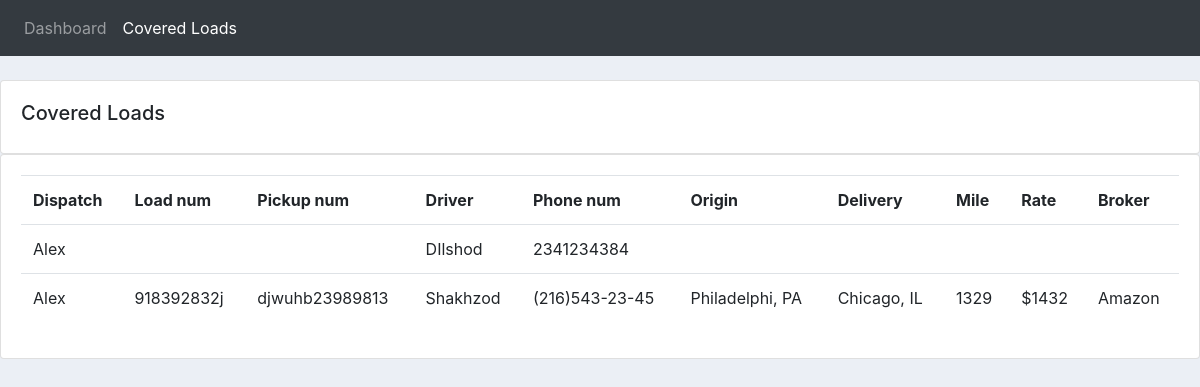
Page /covered_loads/ on the earlier database version.
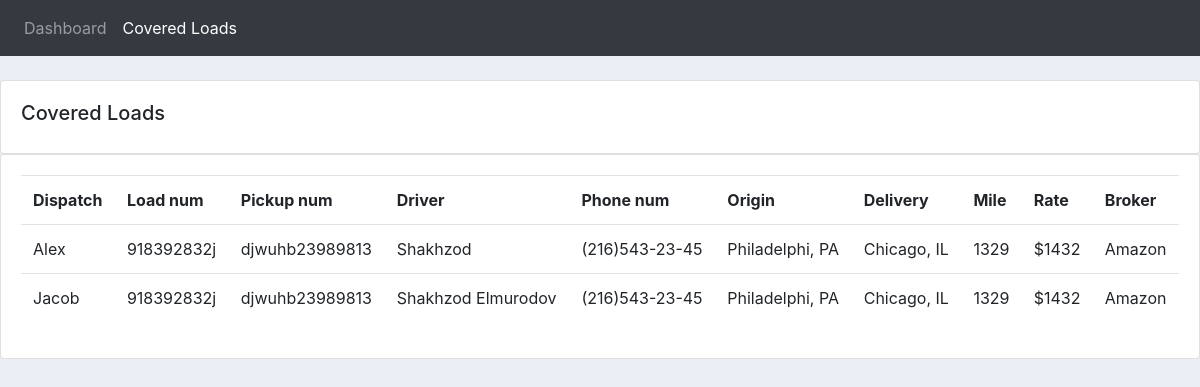
Same page on the later database version.
### my_app/models.py (models this page shows)
class COVERED_LOAD(models.Model):
    dispatch = models.CharField(max_length=255, default="")
    load_number = models.CharField(max_length=255, default="")
    pickup_number = models.CharField(max_length=255, default="")
    driver = models.CharField(max_length=255, default="")
    phone_number = models.CharField(max_length=1000, default="")
    origin = models.CharField(max_length=2080, default="")
    delivery = models.CharField(max_length=2080, default="")
    mile = models.CharField(max_length=2080, default="")
    rate = models.CharField(max_length=2080, default="")
    broker = models.CharField(max_length=500, default="")

### my_app/views.py (the view)
# urls.py: path('covered_loads/', views.covered, name="covered")
def covered(request):
	covered = COVERED_LOAD.objects.all()
	return render(request, 'covered_loads.html', {'covered': covered})

### my_app/templates/covered_loads.html (shortened to what this page needs)
{% load static %}
<!DOCTYPE html>
<head>
	<link rel="stylesheet" href="https://stackpath.bootstrapcdn.com/bootstrap/4.3.1/css/bootstrap.min.css">
	<link rel="stylesheet" type="text/css" href="{% static '/css/main.css' %}">
</head>
<nav class="navbar navbar-expand-lg navbar-dark bg-dark">
	<div class="collapse navbar-collapse" id="navbarNav">
	  <ul class="navbar-nav">
		<li class="nav-item">
		  <a class="nav-link" href="{% url 'home' %}">Dashboard</a>
		</li>
		<li class="nav-item active">
		  <a class="nav-link" href="{% url 'covered' %}">Covered Loads</a>
		</li>
	  </ul>
	</div>
  </nav>
		<div class="row">
			<div class="col-md">
				<div class="card card-body">
					<h5>Covered Loads</h5>
				</div>
				<div class="card card-body">
					<table class="table">
						<tr>
							<th>Dispatch</th>
							<th>Load num</th>
							<th>Pickup num</th>
							<th>Driver</th>
							<th>Phone num</th>
							<th>Origin</th>
							<th>Delivery</th>
							<th>Mile</th>
							<th>Rate</th>
							<th>Broker</th>
						</tr>
						{% for i in covered %}
							<tr>
								<td>{{i.dispatch}}</td>
								<td>{{i.load_number}}</td>
								<td>{{i.pickup_number}}</td>
								<td>{{i.driver}}</td>
								<td>{{i.phone_number}}</td>
								<td>{{i.origin}}</td>
								<td>{{i.delivery}}</td>
								<td>{{i.mile}}</td>
								<td>{{i.rate}}</td>
								<td>{{i.broker}}</td>
							</tr>
						{% endfor %}
					</table>
				</div>
			</div>
		</div>

Differences in the rows shown:
removed COVERED_LOAD: dispatch "Alex", driver "DIlshod", phone_number "2341234384"
added COVERED_LOAD: dispatch "Jacob", load_number "918392832j", pickup_number "djwuhb23989813", driver "Shakhzod Elmurodov", phone_number "(216)543-23-45", origin "Philadelphi, PA", delivery "Chicago, IL", mile "1329", rate "$1432", broker "Amazon"
